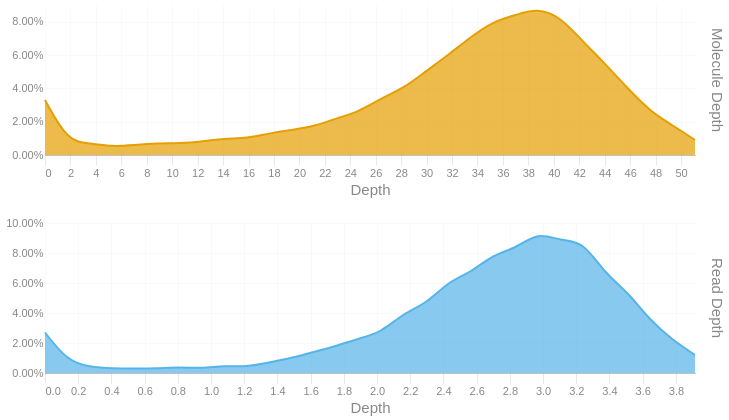

Write notebook code for a chart like this one.
### Code cell
readdep = depth_hist(tb['Read Depth'], q99, 3)
readdep = readdep.with_columns(pl.lit('Read Depth').alias('Metric'))
if not SKIPLR:
    moldep = depth_hist(tb['Molecule Depth'], mol_q99, 1)
    moldep = moldep.with_columns(pl.lit('Molecule Depth').alias('Metric'))
    _hist = pl.concat([readdep, moldep])
    _hist = _hist.filter(pl.col('Proportion') != 0)
    with SafeRender(_hist):
        (
            alt.Chart(_hist)        
            .mark_area(interpolate = "basis")
            .encode(
                x=alt.X('Bin:Q').scale(domainMin=0).axis(alt.Axis(title='Depth')),
                y = alt.Y('Proportion:Q', title = None).axis(format = '.2%'),
                color = alt.Color('Metric:N').legend(None),
                row = alt.Row("Metric:N").header(title = None, labelOrient = 'right'),
                tooltip = [
                    alt.Tooltip("Metric:N", title = "Metric"),
                    alt.Tooltip('Interval:N', title = "Depth Interval"),
                    alt.Tooltip('Proportion:Q', title = "% Alignments").format('.2%')
                ]
            )
            .resolve_scale(x='independent', y='independent')
            .properties(
                height = 150, width = 650,
                usermeta={'embedOptions': {'downloadFileName': f'{samplename}.depth.hist'}}
            )
        ).display()
else:
    readdep = readdep.filter(pl.col('Proportion') != 0)
    with SafeRender(readdep):
        (
            alt.Chart(readdep)        
            .mark_area(interpolate = "basis")
            .encode(
                x=alt.X('Bin:Q').scale(domainMin=0).axis(alt.Axis(title='Depth')),
                y = alt.Y('Proportion:Q', title = None).axis(format = '.2%'),
                tooltip = [
                    alt.Tooltip('Interval:N', title = "Depth Interval"),
                    alt.Tooltip('Proportion:Q', title = "% Alignments").format('.2%')
                ]
            )
            .properties(
                usermeta={'embedOptions': {'downloadFileName': f'{samplename}.depth.hist'}}
            )
        ).display()

### Figure 1 — Vega-Lite specification as saved in the notebook (floating-point values rounded to 4 significant figures)
{"width": 650, "height": 150, "config": {"title": {"anchor": "start", "dy": -15, "fontSize": 18, "color": "#888888", "subtitleColor": "#888888", "subtitleFontSize": 14}, "arc": {"fill": "#0072B2"}, "axis": {"domainColor": "#888888", "domainWidth": 0.5, "gridWidth": 0.2, "grid": false, "titleFontWeight": 400, "titleFontSize": 15, "labelFontSize": 11, "labelColor": "#888888", "tickColor": "#888888", "tickWidth": 0.2, "titleColor": "#888888"}, "axisBand": {"grid": false}, "axisX": {"grid": true, "tickSize": 10, "domainCap": "round"}, "axisY": {"domain": false, "grid": true, "tickSize": 0, "domainCap": "round"}, "background": "transparent", "header": {"labelFontSize": 15, "labelColor": "#888888", "titleFontSize": 15, "titleFontWeight": 600, "titleColor": "#888888"}, "legend": {"labelFont": "sans-serif", "labelFontSize": 12, "labelColor": "#888888", "symbolSize": 100, "symbolType": "circle", "titleFontSize": 12, "titlePadding": 10, "titleColor": "#888888", "title": null}, "range": {"category": ["#E69F00", "#56B4E9", "#009E73", "#F0E442", "#0072B2", "#D55E00", "#CC79A7", "#000000"], "diverging": ["#cfe8f3", "#a2d4ec", "#73bfe2", "#46abdb", "#1696d2", "#12719e"]}, "area": {"fill": "#0072B2", "fillOpacity": 0.7, "line": true, "strokeOpacity": 0.7}, "line": {"color": "#0072B2", "stroke": "#0072B2", "strokeWidth": 2}, "trail": {"color": "#0072B2", "stroke": "#0072B2", "strokeWidth": 0, "size": 1}, "point": {"filled": true, "fillOpacity": 1.0, "size": 95}, "text": {"color": "#888888", "fontSize": 11, "align": "right", "fontWeight": 400, "size": 11}, "bar": {"fill": "#0072B2", "stroke": null}, "view": {"stroke": null, "continuousWidth": 660, "continuousHeight": 400}}, "data": {"name": "data-3299649ba1a19c482467e1b6400b9a06"}, "mark": {"type": "area", "interpolate": "basis"}, "encoding": {"color": {"field": "Metric", "legend": null, "type": "nominal"}, "row": {"field": "Metric", "header": {"title": null, "labelOrient": "right"}, "type": "nominal"}, "tooltip": [{"field": "Metric", "title": "Metric", "type": "nominal"}, {"field": "Interval", "title": "Depth Interval", "type": "nominal"}, {"field": "Proportion", "format": ".2%", "title": "% Alignments", "type": "quantitative"}], "x": {"axis": {"title": "Depth"}, "field": "Bin", "scale": {"domainMin": 0}, "type": "quantitative"}, "y": {"axis": {"format": ".2%"}, "field": "Proportion", "title": null, "type": "quantitative"}}, "resolve": {"scale": {"x": "independent", "y": "independent"}}, "usermeta": {"embedOptions": {"downloadFileName": "S6_Waccamaw_1688.depth.hist"}}, "$schema": "https://vega.github.io/schema/vega-lite/v6.1.0.json", "datasets": {"data-3299649ba1a19c482467e1b6400b9a06": [{"Bin": 0.0, "Interval": "0.0-0.135", "Proportion": 0.027, "Metric": "Read Depth"}, {"Bin": 0.135, "Interval": "0.135-0.27", "Proportion": 0.008, "Metric": "Read Depth"}, {"Bin": 0.27, "Interval": "0.27-0.405", "Proportion": 0.004, "Metric": "Read Depth"}, {"Bin": 0.405, "Interval": "0.405-0.54", "Proportion": 0.003, "Metric": "Read Depth"}, {"Bin": 0.54, "Interval": "0.54-0.675", "Proportion": 0.003, "Metric": "Read Depth"}, {"Bin": 0.675, "Interval": "0.675-0.81", "Proportion": 0.003, "Metric": "Read Depth"}, {"Bin": 0.81, "Interval": "0.81-0.945", "Proportion": 0.004, "Metric": "Read Depth"}, {"Bin": 0.945, "Interval": "0.945-1.08", "Proportion": 0.003, "Metric": "Read Depth"}, {"Bin": 1.08, "Interval": "1.08-1.215", "Proportion": 0.005, "Metric": "Read Depth"}, {"Bin": 1.215, "Interval": "1.215-1.35", "Proportion": 0.004, "Metric": "Read Depth"}, {"Bin": 1.35, "Interval": "1.35-1.485", "Proportion": 0.007, "Metric": "Read Depth"}, {"Bin": 1.485, "Interval": "1.485-1.62", "Proportion": 0.01, "Metric": "Read Depth"}, {"Bin": 1.62, "Interval": "1.62-1.755", "Proportion": 0.014, "Metric": "Read Depth"}, {"Bin": 1.755, "Interval": "1.755-1.89", "Proportion": 0.018, "Metric": "Read Depth"}, {"Bin": 1.89, "Interval": "1.89-2.025", "Proportion": 0.023, "Metric": "Read Depth"}, {"Bin": 2.025, "Interval": "2.025-2.16", "Proportion": 0.027, "Metric": "Read Depth"}, {"Bin": 2.16, "Interval": "2.16-2.295", "Proportion": 0.04, "Metric": "Read Depth"}, {"Bin": 2.295, "Interval": "2.295-2.43", "Proportion": 0.046, "Metric": "Read Depth"}, {"Bin": 2.43, "Interval": "2.43-2.565", "Proportion": 0.061, "Metric": "Read Depth"}, {"Bin": 2.565, "Interval": "2.565-2.7", "Proportion": 0.067, "Metric": "Read Depth"}, {"Bin": 2.7, "Interval": "2.7-2.835", "Proportion": 0.079, "Metric": "Read Depth"}, {"Bin": 2.835, "Interval": "2.835-2.97", "Proportion": 0.083, "Metric": "Read Depth"}, {"Bin": 2.97, "Interval": "2.97-3.105", "Proportion": 0.094, "Metric": "Read Depth"}, {"Bin": 3.105, "Interval": "3.105-3.24", "Proportion": 0.088, "Metric": "Read Depth"}, {"Bin": 3.24, "Interval": "3.24-3.375", "Proportion": 0.088, "Metric": "Read Depth"}, {"Bin": 3.375, "Interval": "3.375-3.51", "Proportion": 0.066, "Metric": "Read Depth"}, {"Bin": 3.51, "Interval": "3.51-3.645", "Proportion": 0.054, "Metric": "Read Depth"}, {"Bin": 3.645, "Interval": "3.645-3.78", "Proportion": 0.035, "Metric": "Read Depth"}, {"Bin": 3.78, "Interval": "3.78-3.915", "Proportion": 0.022, "Metric": "Read Depth"}, {"Bin": 3.915, "Interval": "3.915-4.05", "Proportion": 0.012, "Metric": "Read Depth"}, {"Bin": 0.0, "Interval": "0.0-1.8", "Proportion": 0.033, "Metric": "Molecule Depth"}, {"Bin": 1.8, "Interval": "1.8-3.5", "Proportion": 0.008, "Metric": "Molecule Depth"}, {"Bin": 3.5, "Interval": "3.5-5.3", "Proportion": 0.007, "Metric": "Molecule Depth"}, {"Bin": 5.3, "Interval": "5.3-7.0", "Proportion": 0.005, "Metric": "Molecule Depth"}, {"Bin": 7.0, "Interval": "7.0-8.8", "Proportion": 0.006, "Metric": "Molecule Depth"}, {"Bin": 8.8, "Interval": "8.8-10.6", "Proportion": 0.007, "Metric": "Molecule Depth"}, {"Bin": 10.6, "Interval": "10.6-12.3", "Proportion": 0.007, "Metric": "Molecule Depth"}, {"Bin": 12.3, "Interval": "12.3-14.1", "Proportion": 0.008, "Metric": "Molecule Depth"}, {"Bin": 14.1, "Interval": "14.1-15.9", "Proportion": 0.01, "Metric": "Molecule Depth"}, {"Bin": 15.9, "Interval": "15.9-17.6", "Proportion": 0.01, "Metric": "Molecule Depth"}, {"Bin": 17.6, "Interval": "17.6-19.4", "Proportion": 0.013, "Metric": "Molecule Depth"}, {"Bin": 19.4, "Interval": "19.4-21.1", "Proportion": 0.015, "Metric": "Molecule Depth"}, {"Bin": 21.1, "Interval": "21.1-22.9", "Proportion": 0.017, "Metric": "Molecule Depth"}, {"Bin": 22.9, "Interval": "22.9-24.7", "Proportion": 0.022, "Metric": "Molecule Depth"}, {"Bin": 24.7, "Interval": "24.7-26.4", "Proportion": 0.026, "Metric": "Molecule Depth"}, {"Bin": 26.4, "Interval": "26.4-28.2", "Proportion": 0.034, "Metric": "Molecule Depth"}, {"Bin": 28.2, "Interval": "28.2-29.9", "Proportion": 0.04, "Metric": "Molecule Depth"}, {"Bin": 29.9, "Interval": "29.9-31.7", "Proportion": 0.05, "Metric": "Molecule Depth"}, {"Bin": 31.7, "Interval": "31.7-33.5", "Proportion": 0.06, "Metric": "Molecule Depth"}, {"Bin": 33.5, "Interval": "33.5-35.2", "Proportion": 0.071, "Metric": "Molecule Depth"}, {"Bin": 35.2, "Interval": "35.2-37.0", "Proportion": 0.08, "Metric": "Molecule Depth"}, {"Bin": 37.0, "Interval": "37.0-38.7", "Proportion": 0.084, "Metric": "Molecule Depth"}, {"Bin": 38.7, "Interval": "38.7-40.5", "Proportion": 0.088, "Metric": "Molecule Depth"}, {"Bin": 40.5, "Interval": "40.5-42.3", "Proportion": 0.083, "Metric": "Molecule Depth"}, {"Bin": 42.3, "Interval": "42.3-44.0", "Proportion": 0.068, "Metric": "Molecule Depth"}, {"Bin": 44.0, "Interval": "44.0-45.8", "Proportion": 0.055, "Metric": "Molecule Depth"}, {"Bin": 45.8, "Interval": "45.8-47.6", "Proportion": 0.04, "Metric": "Molecule Depth"}, {"Bin": 47.6, "Interval": "47.6-49.3", "Proportion": 0.026, "Metric": "Molecule Depth"}, {"Bin": 49.3, "Interval": "49.3-51.1", "Proportion": 0.018, "Metric": "Molecule Depth"}, {"Bin": 51.1, "Interval": "51.1-52.84", "Proportion": 0.009, "Metric": "Molecule Depth"}]}}
